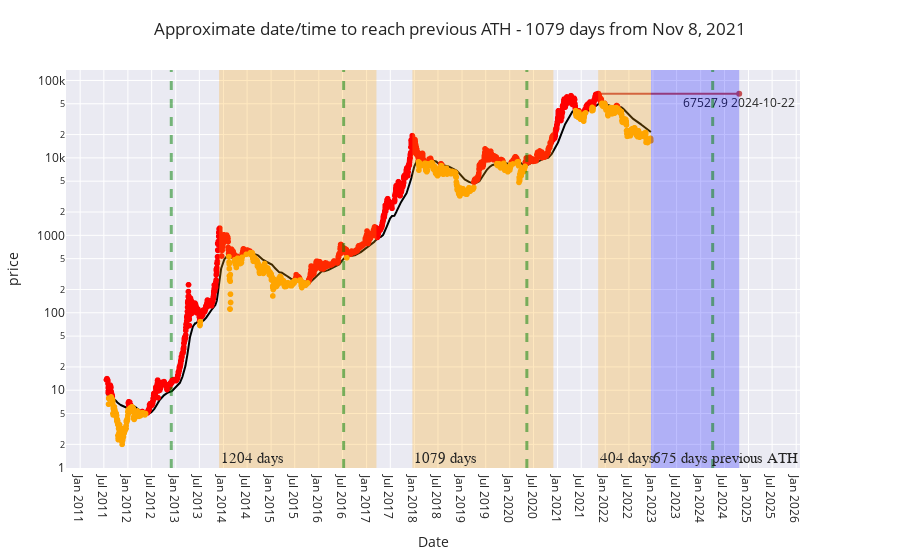

The notebook cell saved with this chart:
### Code cell
## Approximate date/time to reach previous ATH

import plotly.express as px
import plotly.graph_objects as go
fig = px.scatter(df, x="date", y="price", color="status", color_discrete_sequence=["red", "orange"], 
                 title="price")

fig.add_trace(go.Scatter(name="MeanAvg", x=df['date'], y=df['meanavge'], marker = {'color' : 'black'}, legendrank=2))
# fig.add_trace(go.Scatter(name="Middle Bound", x=prediction['ds'],  mode = 'lines',line=dict(width=1,color='darkred'), y=np.exp(prediction['yhat']), legendrank=2))
# fig.add_trace(go.Scatter(name="Lower Bound", x=prediction['ds'],  mode = 'lines',line=dict(width=1,color='darkred'), y=np.exp(prediction['yhat_lower']), legendrank=1))
# fig.add_trace(go.Scatter(name="Upper Bound", x=prediction['ds'], mode = 'lines',line=dict(width=1,color='darkred'), y=np.exp(prediction['yhat_upper']), legendrank=1))

fig.update_yaxes(fixedrange=False)
fig.update_layout(title_text='Approximate date/time to reach previous ATH - 1079 days from Nov 8, 2021')
fig.update_yaxes(type="log")
fig.update_xaxes(ticklabelposition="inside top", title="Date")
fig.update_yaxes(nticks=15)
fig.update_xaxes(nticks=50)
fig.update_layout(
    margin=dict(l=20, r=100, t=70, b=20),
)

fig.add_vrect(x0="2017-03-17", x1="2013-11-29", 
              annotation_text=str((date(2017, 3, 17)-date(2013, 11, 29)).days) + " days", annotation_position="bottom left",
              annotation=dict(font_size=15, font_family="Times New Roman"),
              fillcolor="orange", opacity=0.25, line_width=0)
fig.add_vrect(x0="2017-12-17", x1="2020-11-30", 
              annotation_text=str((date(2020, 11, 30)-date(2017, 12, 17)).days) + " days", annotation_position="bottom left",
              annotation=dict(font_size=15, font_family="Times New Roman"),
              fillcolor="orange", opacity=0.25, line_width=0)
fig.add_vrect(x0="2021-11-08", x1=(f'{datetime.today():%Y-%m-%d}'), 
              annotation_text=str((date.today()-date(2021, 11, 8)).days) + " days", annotation_position="bottom left",
              annotation=dict(font_size=15, font_family="Times New Roman"),
              fillcolor="orange", opacity=0.25, line_width=0)
fig.add_vrect(x0=(f'{datetime.today():%Y-%m-%d}'), x1="2024-10-22", 
              annotation_text=str((date(2024, 10, 22) - date.today()).days) + " days previous ATH", annotation_position="bottom left",
              annotation=dict(font_size=15, font_family="Times New Roman"),
              fillcolor="blue", opacity=0.25, line_width=0)

fig.add_trace(go.Scatter(
    x=[(date(2021, 11, 8)),(date(2021, 11, 8) +timedelta(days=1079))],
    y=[df.price[df['price']==df.price.max()].tolist()[0],df.price[df['price']==df.price.max()].tolist()[0]],
    mode="markers+text+lines",
    name="Lines and Text",
    text=[ " ",str(df.price[df['price']==df.price.max()].tolist()[0]) + " " + str((date(2021, 11, 8) +timedelta(days=1079)))],
    textposition="bottom center"
))


fig.update_layout(showlegend=False)
fig.add_vline(x='2012-11-28', line_width=3, line_dash="dash", line_color="green")
fig.add_vline(x='2016-07-09', line_width=3, line_dash="dash", line_color="green")	
fig.add_vline(x='2020-05-11', line_width=3, line_dash="dash", line_color="green")	
fig.add_vline(x='2024-04-02', line_width=3, line_dash="dash", line_color="green")	
fig.layout.template = 'seaborn'
fig.show()
fig.write_html('../static/approximatenextath.html')

### Figure 1 — Plotly figure (JSON) as saved in the notebook; plotly's stock layout.template omitted (floating-point values rounded to 4 significant figures; data arrays with more than 128 entries replaced by an {"elided": "..."} marker saying what was removed)
{"data": [{"hovertemplate": "status=Overvalued<br>date=%{x}<br>price=%{y}<extra></extra>", "legendgroup": "Overvalued", "marker": {"color": "red", "symbol": "circle"}, "mode": "markers", "name": "Overvalued", "showlegend": true, "type": "scattergl", "x": {"elided": "2483 str values"}, "xaxis": "x", "y": {"elided": "2483 float values"}, "yaxis": "y"}, {"hovertemplate": "status=Undervalue<br>date=%{x}<br>price=%{y}<extra></extra>", "legendgroup": "Undervalue", "marker": {"color": "orange", "symbol": "circle"}, "mode": "markers", "name": "Undervalue", "showlegend": true, "type": "scattergl", "x": {"elided": "1656 str values"}, "xaxis": "x", "y": {"elided": "1656 float values"}, "yaxis": "y"}, {"legendrank": 2, "marker": {"color": "black"}, "name": "MeanAvg", "type": "scatter", "x": {"elided": "4139 str values"}, "y": {"elided": "4139 float values"}}, {"mode": "markers+text+lines", "name": "Lines and Text", "text": [" ", "67527.9 2024-10-22"], "textposition": "bottom center", "type": "scatter", "x": ["2021-11-08", "2024-10-22"], "y": [67530.0, 67530.0]}], "layout": {"annotations": [{"font": {"family": "Times New Roman", "size": 15}, "showarrow": false, "text": "1204 days", "x": "2013-11-29", "xanchor": "left", "xref": "x", "y": 0, "yanchor": "bottom", "yref": "y domain"}, {"font": {"family": "Times New Roman", "size": 15}, "showarrow": false, "text": "1079 days", "x": "2017-12-17", "xanchor": "left", "xref": "x", "y": 0, "yanchor": "bottom", "yref": "y domain"}, {"font": {"family": "Times New Roman", "size": 15}, "showarrow": false, "text": "404 days", "x": "2021-11-08", "xanchor": "left", "xref": "x", "y": 0, "yanchor": "bottom", "yref": "y domain"}, {"font": {"family": "Times New Roman", "size": 15}, "showarrow": false, "text": "675 days previous ATH", "x": "2022-12-17", "xanchor": "left", "xref": "x", "y": 0, "yanchor": "bottom", "yref": "y domain"}], "legend": {"title": {"text": "status"}, "tracegroupgap": 0}, "margin": {"b": 20, "l": 20, "r": 100, "t": 70}, "shapes": [{"fillcolor": "orange", "line": {"width": 0}, "opacity": 0.25, "type": "rect", "x0": "2017-03-17", "x1": "2013-11-29", "xref": "x", "y0": 0, "y1": 1, "yref": "y domain"}, {"fillcolor": "orange", "line": {"width": 0}, "opacity": 0.25, "type": "rect", "x0": "2017-12-17", "x1": "2020-11-30", "xref": "x", "y0": 0, "y1": 1, "yref": "y domain"}, {"fillcolor": "orange", "line": {"width": 0}, "opacity": 0.25, "type": "rect", "x0": "2021-11-08", "x1": "2022-12-17", "xref": "x", "y0": 0, "y1": 1, "yref": "y domain"}, {"fillcolor": "blue", "line": {"width": 0}, "opacity": 0.25, "type": "rect", "x0": "2022-12-17", "x1": "2024-10-22", "xref": "x", "y0": 0, "y1": 1, "yref": "y domain"}, {"line": {"color": "green", "dash": "dash", "width": 3}, "type": "line", "x0": "2012-11-28", "x1": "2012-11-28", "xref": "x", "y0": 0, "y1": 1, "yref": "y domain"}, {"line": {"color": "green", "dash": "dash", "width": 3}, "type": "line", "x0": "2016-07-09", "x1": "2016-07-09", "xref": "x", "y0": 0, "y1": 1, "yref": "y domain"}, {"line": {"color": "green", "dash": "dash", "width": 3}, "type": "line", "x0": "2020-05-11", "x1": "2020-05-11", "xref": "x", "y0": 0, "y1": 1, "yref": "y domain"}, {"line": {"color": "green", "dash": "dash", "width": 3}, "type": "line", "x0": "2024-04-02", "x1": "2024-04-02", "xref": "x", "y0": 0, "y1": 1, "yref": "y domain"}], "showlegend": false, "title": {"text": "Approximate date/time to reach previous ATH - 1079 days from Nov 8, 2021"}, "xaxis": {"anchor": "y", "domain": [0, 1], "nticks": 50, "ticklabelposition": "inside top", "title": {"text": "Date"}}, "yaxis": {"anchor": "x", "domain": [0, 1], "fixedrange": false, "nticks": 15, "title": {"text": "price"}, "type": "log"}}}
